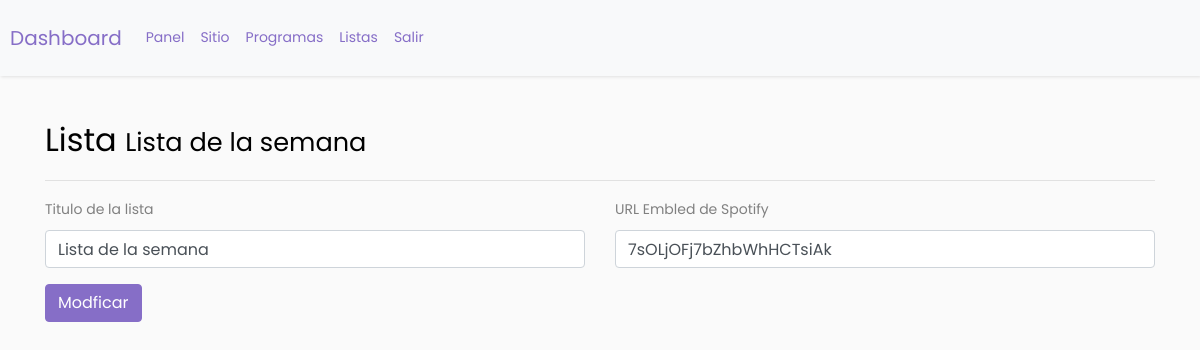
Page /views/dash/edit-lista.php?lista=1 (signed in) on the committed database.
### tables this page shows
CREATE TABLE `listas_semanales` (
  `id_lista` int(11) NOT NULL,
  `nombre` varchar(100) NOT NULL,
  `playlist` text NOT NULL,
  `fecha` timestamp NULL DEFAULT current_timestamp()
);

### views/dash/session.php (called while the page is built, shortened)
<?php
class Session{
    private $session;
    function __construct()
    {
        if (isset($_SESSION["activo"])) {
           $this->session = true;
        }
    }
    public function getActivo(){
        return $this->session;
    }
}
?>

### model/database.php (called while the page is built, shortened)
<?php
class DB
{
    public function create_connection()
    {
        try {
            @$connection = new PDO("mysql:host=" . self::DBHOSTNAME . ";dbname=" . self::DBDATABASE . ";charset=" . self::CHARSET, self::DBUSER, self::DBPASS);
            $connection->setAttribute(PDO::ATTR_ERRMODE, PDO::ERRMODE_EXCEPTION);
            return $connection;
        } catch (PDOException $e) {
            echo "Error en la conexión: ", $e->getMessage();
        }
    }
    public function selectAll($sql)
    {
        $statement = $this->create_connection()->prepare($sql);
        $statement->execute();
        return $statement;
    }
}

### controllers/ListasController.php (called while the page is built, shortened)
<?php
class ListasController extends DB
{
    function getLista($id)
    {
        return $this->selectAll("SELECT * FROM listas_semanales where id_lista = '$id'")->fetch(PDO::FETCH_ASSOC);
    }
}

### views/dash/edit-lista.php (the view, shortened to what this page needs)
<?php
require_once('session.php');
$session = new Session();
if ($session->getActivo()) {
    if ($_REQUEST['lista'] && is_numeric($_REQUEST['lista'])) {
        $id_lista = $_REQUEST['lista'];
        require_once('../../includes/head-dashboard.php');
        require_once('../../includes/menu-dashboard.php');
        require_once('../../model/database.php');
        require_once('../../controllers/ListasController.php');
        $view = new ListasController();
        $data = $view->getLista($id_lista);
?>
        <div class="container">
            <h2>Lista <small> <?php echo $data['nombre'];?> </small></h2>
            <hr>
            <form action="edit-lista.php?lista=<?php echo $data['id_lista'];?>" method="post">
                <div class="form-group">
                    <div class="row">
                        <div class="col-md-6">
                            <label>Titulo de la lista</label>
                            <input type="text" class="form-control" value="<?php echo $data['nombre'];?>" name="nombre" required>
                        </div>
                        <div class="col-md-6">
                            <label>URL Embled de Spotify</label>
                            <input type="text" class="form-control" value="<?php echo $data['playlist'];?>" name="playlist" required>
                        </div>
                    </div>
                </div>
                <input type="submit" name="submit" class="btn btn-primary" value="Modficar">
            </form>
        </div>
        </body>
        </html>
<?php
    } else {
        header("Location: conf-publicaciones.php");
    }
} else {
    header("Location: ../entrar.php");
}
?>

### rows in the picture
listas_semanales: nombre "Lista de la semana", playlist "7sOLjOFj7bZhbWhHCTsiAk"
